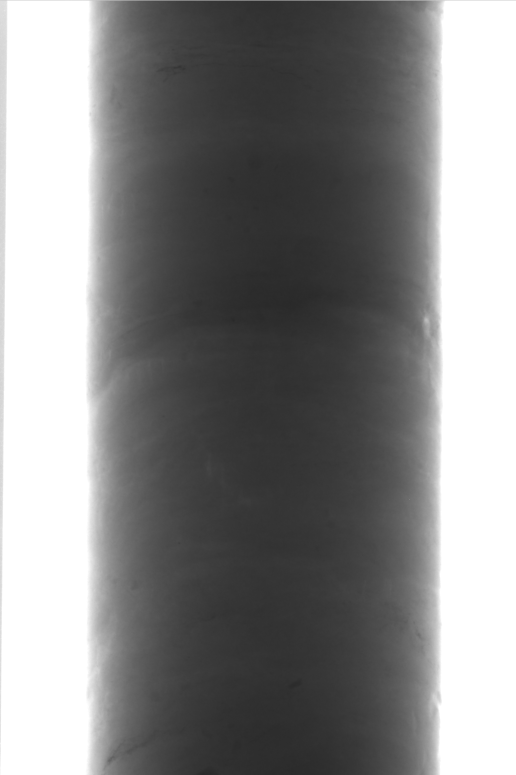
#> input picture 1_cnn_build/data/382-U1537D-48F-1-A_820-980_SHLF9956601_20190503000844_k60_a1_t350_n20_RAW.tif, 1032 x 1549 px (shown at 1/2 size)
$ jupyter execute --allow-errors 1_cnn_build.ipynb   (shell and % lines are left out)   (older library calls are emulated)
#> lines starting #> are read from the running program, lines starting #| are printed output that depends on the picture; after the words box and inside, x2 and y2 are one past the last pixel; in counts of white or black regions, pixels touching at a corner belong together
## 1_IRD_CNN_Construction

This jupyter notebook walks through the construction of the IRD CNN training set build, CNN architecture construction, and training. The model architecture code is based off of the code published by Dyer et al., 2021 PNAS and it has been adjusted and updated for this project

[cell 1]
# general imports
import seaborn as sns
import numpy as np
from matplotlib import pyplot as plt
from skimage import data,io,filters,draw,util
import os
from skimage.io import imread #smaller part from skimage
from IPython.display import clear_output, display
import pandas as pd
from skimage.morphology import convex_hull_image, erosion, opening,closing, disk
from skimage.filters import rank
from IPython import display
import pylab as pl
from skimage import exposure

[cell 2]
# Tensorflow-specific imports
import tensorflow
from tensorflow.keras.models import Sequential
from tensorflow.keras.layers import Dense,LeakyReLU,Dropout
from tensorflow.keras.optimizers import Adam
from tensorflow.keras.utils import to_categorical
from tensorflow.keras.optimizers import SGD,RMSprop,Adam
from tensorflow.keras import regularizers
#from tensorflow.keras.datasets import cifar10 # subroutines for fetching the CIFAR-10 dataset
from tensorflow.keras.models import Model # basic class for specifying and training a neural network
from tensorflow.keras.layers import Input, Convolution2D, MaxPooling2D, Dense, Dropout, Flatten
from tensorflow.keras.utils import to_categorical # utilities for one-hot encoding of ground truth values
## image augmentation
from tensorflow.keras.preprocessing.image import ImageDataGenerator
# for the early stopping function
from tensorflow import keras
# instead of val split, we manually split so can later check the f1 score
from sklearn.model_selection import train_test_split

## Training Set Image Preparation

### X-Ray image enhancement

[cell 3]
# load in a "model core" image, i.e. an X-ray Image that does not have strong density variations
im = imread('data/382-U1537D-48F-1-A_820-980_SHLF9956601_20190503000844_k60_a1_t350_n20_RAW.tif')
#> im is the input picture: shape (1549, 1032) uint16; min 10591, max 65535, mean 35148.4
plt.imshow(im, cmap = 'Greys_r');
#> (this line was passed over: IPython is not available in this run)

[cell 4]
# function to make a filter that is based off of the IODP core half-round geometry
def create_filter(im):
    crop = im[0:im.shape[0], 100:1000]
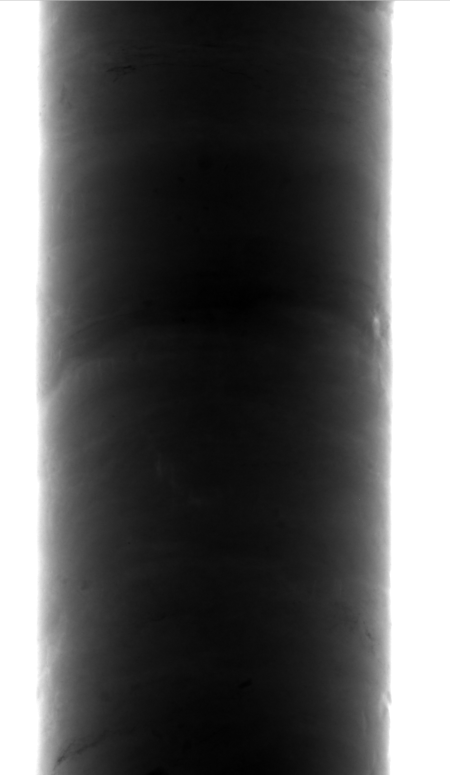
#> crop: shape (1549, 900) uint16 (shown at 1/2 size); min 10591, max 65535, mean 30777; drawn with min black and max white

    mask = crop
    mask = mask<mask.max()*.9
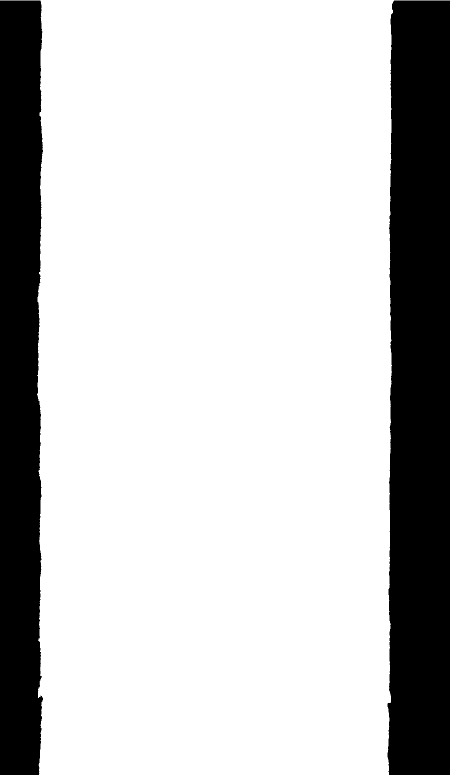
#> mask: shape (1549, 900) bool (shown at 1/2 size); 77.8% white; 3 black regions (1 under 20 px), largest, box (x1, y1, x2, y2) and area: (775, 1, 900, 1549) 185220, (0, 1, 86, 1549) 124513
    mask = opening(mask,disk(5))
#> mask: shape (1549, 900) bool; 77.8% white; 2 black regions, box (x1, y1, x2, y2) and area: (775, 0, 900, 1549) 185353, (0, 0, 86, 1549) 124696
    mask = convex_hull_image(mask)
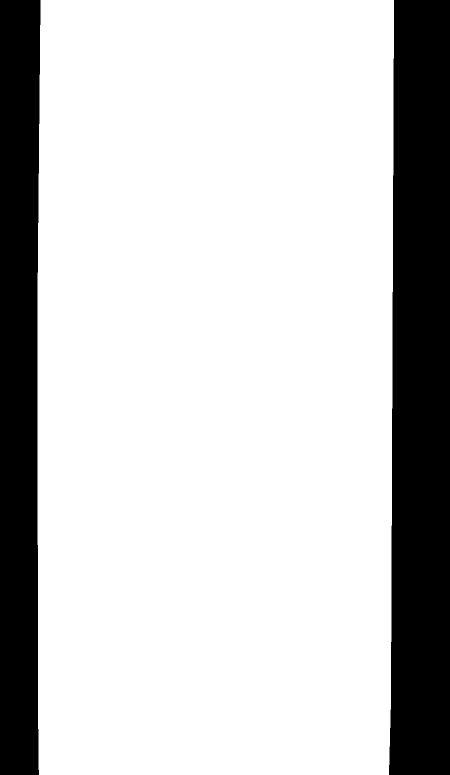
#> mask: shape (1549, 900) bool (shown at 1/2 size); 78.7% white; 2 black regions, box (x1, y1, x2, y2) and area: (778, 0, 900, 1549) 178876, (0, 0, 81, 1549) 118519

    create_mask = mask*1
    new_im = crop*create_mask
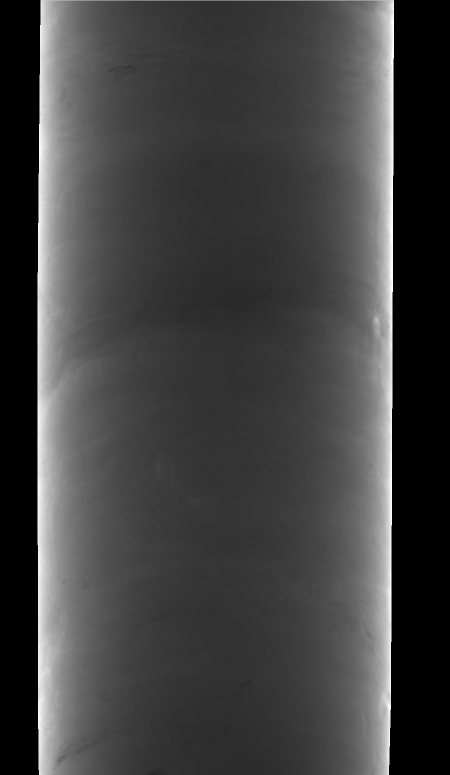
#> new_im: shape (1549, 900) int64 (shown at 1/2 size); min 0, max 65535, mean 16804.2; drawn with min black and max white

    ndf = pd.DataFrame(data = new_im)
#> ndf = table of 1549 rows and 900 columns
    ndf = ndf.mean(axis=0)
    filt = np.asarray(ndf)
#> filt = 900 values, max 58097.2 at index 81, min 0 at index 0, mean 16804.2
    return filt

Below, we use the filter function to get the geometry of the IODP core and plot it. This geometry is related to the pixel strength and darkness, and must be substracted from the pixel values to "flatten" the image

[cell 5]
filt = create_filter(im)
start = filt[75]
#> start = 21914
end = filt[785]
#> end = 24372.5
newfilt = filt[80:780]
#> newfilt = 700 values, max 58097.2 at index 1, min 12841.6 at index 364, mean 20895.4
x = np.arange(len(newfilt))
#> x = 700 values from 0 to 699
plt.plot(x,newfilt)
#> (this line was passed over: IPython is not available in this run)

We then use these following functions to prep the raw X-ray images for the contrast enhancement step.

[cell 6]
## the raw images have a slight gray region in top left that messes with the masking

newx = len(newfilt)/2
#> newx = 350

# [35 lines left out: functions picprep, NEWapplyfilter, NEWcreateimage, not called in this run]
